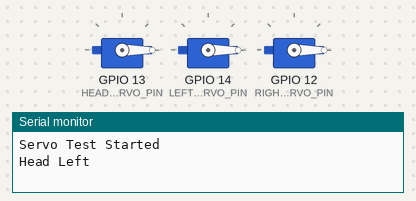
A sketch run on a simulated ESP32. Shown: 3 × servo, the last lines printed to the serial monitor.

Above: at 1.05 s.
At 3.0 s:
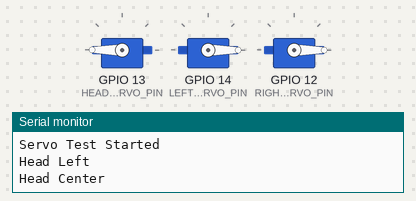
At 5.05 s:
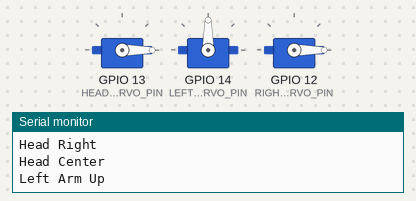
At 7.7 s:
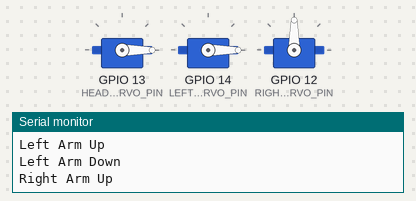
At 10.0 s:
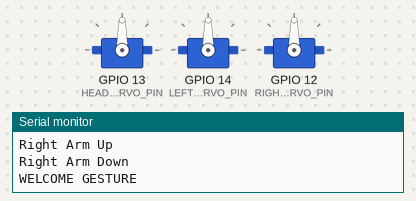
At 14.4 s:
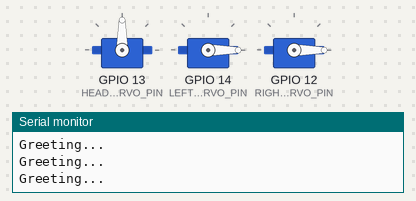
Timing chart, 0 to 18.4 s (numbered marks = the images above):
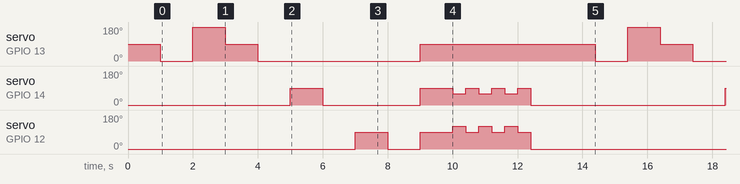

The sketch:

welcome_greet.ino
```cpp
#include <ESP32Servo.h>

// ================= SERVO PINS =================

#define HEAD_SERVO_PIN        13
#define LEFT_ARM_SERVO_PIN    14
#define RIGHT_ARM_SERVO_PIN   12

Servo headServo;
Servo leftArmServo;
Servo rightArmServo;

// ================= SETUP =================

void setup()
{
  Serial.begin(115200);

  // Attach servos
  headServo.attach(HEAD_SERVO_PIN, 500, 2400);
  leftArmServo.attach(LEFT_ARM_SERVO_PIN, 500, 2400);
  rightArmServo.attach(RIGHT_ARM_SERVO_PIN, 500, 2400);

  // Initial position
  headServo.write(90);
  leftArmServo.write(0);
  rightArmServo.write(0);

  delay(1000);

  Serial.println("Servo Test Started");
}

// ================= LOOP =================

void loop()
{
  // ==========================================
  // HEAD MOVEMENT
  // ==========================================

  Serial.println("Head Left");
  headServo.write(0);
  delay(1000);

  Serial.println("Head Center");
  headServo.write(180);
  delay(1000);

  Serial.println("Head Right");
  headServo.write(90);
  delay(1000);

  Serial.println("Head Center");
  headServo.write(0);
  delay(1000);


  // ==========================================
  // LEFT ARM
  // ==========================================

  Serial.println("Left Arm Up");
  leftArmServo.write(90);
  delay(1000);

  Serial.println("Left Arm Down");
  leftArmServo.write(0);
  delay(1000);


  // ==========================================
  // RIGHT ARM
  // ==========================================

  Serial.println("Right Arm Up");
  rightArmServo.write(90);
  delay(1000);

  Serial.println("Right Arm Down");
  rightArmServo.write(0);
  delay(1000);


  // ==========================================
  // WELCOME GESTURE
  // ==========================================

  Serial.println("WELCOME GESTURE");

  headServo.write(90);

  leftArmServo.write(90);
  rightArmServo.write(90);

  delay(1000);

  // Wave / greeting movement

  for (int i = 0; i < 3; i++)
  {
    Serial.println("Greeting...");

    leftArmServo.write(60);
    rightArmServo.write(120);

    delay(400);

    leftArmServo.write(90);
    rightArmServo.write(90);

    delay(400);
  }

  // Return arms down

  leftArmServo.write(0);
  rightArmServo.write(0);

  delay(2000);
}
```

Measured:
- by itself, servo on GPIO 13 (HEAD_SERVO_PIN): repeats every 13.4 s: 180° 1.0 s, 90° 1.0 s, 0° 5.0 s, 90° 5.4 s, 0° 1.0 s
- by itself, servo on GPIO 14 (LEFT_ARM_SERVO_PIN): repeats every 13.4 s: 0° 3.0 s, 90° 1.0 s, 3 × (60° 0.40 s, 90° 0.40 s), 0° 6.0 s, 90° 1.0 s
- by itself, servo on GPIO 12 (RIGHT_ARM_SERVO_PIN): repeats every 13.4 s: 0° 1.0 s, 90° 1.0 s, 3 × (120° 0.40 s, 90° 0.40 s), 0° 8.0 s, 90° 1.0 s
